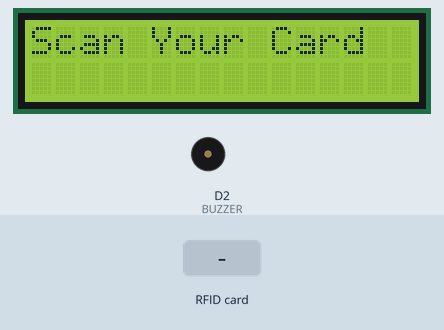
Bench run of a sketch on a simulated ESP8266 (NodeMCU). Parts: 16×2 character LCD, buzzer (waves = sounding, pin HIGH). The test bench sets the inputs (shaded band). WiFi joins after 1.5 s; servers stay silent unless stated; what the sketch prints to the serial monitor is not drawn.

Above: at 2.8 s.
2.9 s: RFID card 5E 7A 19 C4 held to the reader
At 3.08 s:
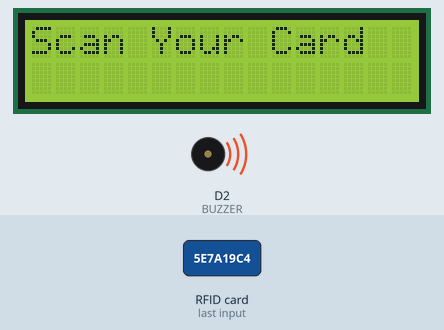
At 4.2 s:
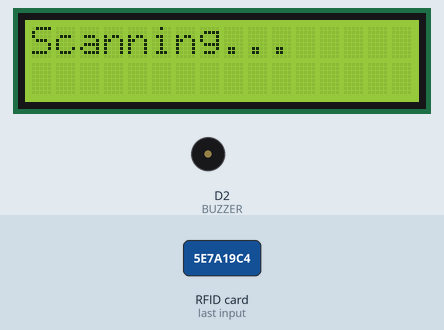
Timing chart, 0 to 5.9 s (numbered marks = the images above; inputs shaded):
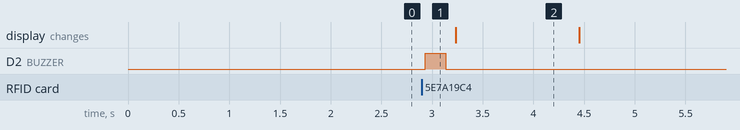

The sketch:

Attendance_GoogleSheets.ino
```cpp
#include <SPI.h>
#include <MFRC522.h>
#include <Arduino.h>
#include <ESP8266WiFi.h>
#include <ESP8266HTTPClient.h>
#include <WiFiClient.h>
#include <WiFiClientSecureBearSSL.h>
#include <Wire.h>
#include <LiquidCrystal_I2C.h> // Include the LiquidCrystal I2C library

//-----------------------------------------
#define RST_PIN  D3
#define SS_PIN   D4
#define BUZZER   D2 // Buzzer connected to GPIO 16 (D2)

// Define I2C address for PCF8574T (adjust if needed)
LiquidCrystal_I2C lcd(0x27, 16, 2); // Change address if necessary

//-----------------------------------------
MFRC522 mfrc522(SS_PIN, RST_PIN);
MFRC522::MIFARE_Key key;
MFRC522::StatusCode status;

//-----------------------------------------
int blockNum = 2;
byte bufferLen = 18;
byte readBlockData[18];

//-----------------------------------------
String card_holder_name;
const String sheet_url = " ";    //Paste your Google sheet URL

//-----------------------------------------
const uint8_t fingerprint[32] = {
  0x1f, 0x97, 0xbf, 0x82, 0x32, 0x49, 0x5f, 0x69,
  0x04, 0x55, 0xc5, 0x3c, 0x33, 0x28, 0x95, 0x00,
  0xb0, 0x24, 0x66, 0x02, 0xb2, 0x0e, 0xc5, 0xdb,
  0x95, 0x77, 0xfd, 0xa9, 0xeb, 0xb6, 0x28, 0x00
};

//-----------------------------------------
#define WIFI_SSID " "       //Enter Your WIFI Username
#define WIFI_PASSWORD " "   //Enter Your WIFI Password

/****************************************************************************************************
 * Buzzer Function
 ****************************************************************************************************/
void beepBuzzer(int duration) {
    digitalWrite(BUZZER, HIGH); // Turn on the buzzer
    delay(duration);              // Wait for the specified duration
    digitalWrite(BUZZER, LOW);   // Turn off the buzzer
}

/****************************************************************************************************
 * setup() function
 ****************************************************************************************************/
void setup() {
    Serial.begin(9600);

    // Initialize the LCD
    lcd.init(); // Use init() instead of begin()
    lcd.backlight(); // Turn on the backlight
    lcd.print("Scan Your Card"); // Initial message

    // WiFi Connectivity
    Serial.println();
    Serial.print("Connecting to AP");

    WiFi.begin(WIFI_SSID, WIFI_PASSWORD);

    while (WiFi.status() != WL_CONNECTED) {
        Serial.print(".");
        delay(200);
    }

    Serial.println("");
    Serial.println("WiFi connected.");

    Serial.println("IP address: ");
    Serial.println(WiFi.localIP());

    pinMode(BUZZER, OUTPUT);
    digitalWrite(BUZZER, LOW); // Ensure buzzer is off initially

    SPI.begin();
}

/****************************************************************************************************
 * loop() function
 ****************************************************************************************************/
void loop() {
    mfrc522.PCD_Init(); // Initialize MFRC522 module

    if (!mfrc522.PICC_IsNewCardPresent()) {
        return; // Exit if no new card is present
    }

    if (!mfrc522.PICC_ReadCardSerial()) {
        return; // Exit if card serial reading failed
    }

    // Buzzer beeps every time a card is scanned
    beepBuzzer(200); // Call beep function with duration of beep

    Serial.println(F("Reading last data from RFID..."));
    ReadDataFromBlock(blockNum, readBlockData);

    // Print the data read from block
    Serial.println();
    Serial.print(F("Last data in RFID:"));
    Serial.print(blockNum);
    Serial.print(F(" --> "));

    for (int j = 0; j < 16; j++) {
        Serial.write(readBlockData[j]);
    }

    Serial.println();

    if (WiFi.status() == WL_CONNECTED) {
        std::unique_ptr<BearSSL::WiFiClientSecure> client(new BearSSL::WiFiClientSecure);
        client->setInsecure();

        // Display "Scanning..." on the LCD while updating
        lcd.clear();          // Clear previous message on the LCD
        lcd.print("Scanning..."); // Show scanning message

        card_holder_name = sheet_url + String((char*)readBlockData);
        card_holder_name.trim();
        Serial.println(card_holder_name);

        HTTPClient https;
        Serial.print(F("READING DATA...\n"));

        if (https.begin(*client, (String)card_holder_name)) {
            Serial.print(F("UPDATING....\n"));

            int httpCode = https.GET();

            if (httpCode > 0) {
                Serial.printf("UPDATED SUCCESSFULLY\n", httpCode);
                lcd.clear(); // Clear previous message on the LCD
                lcd.print("Hey "); // Display greeting message
                lcd.print((char*)readBlockData); // Display name read from RFID card
                lcd.print("!!!"); // Add "!!!" after the name
            } else {
                Serial.printf("[HTTPS] GET... failed, error: %s\n", https.errorToString(httpCode).c_str());
            }

            https.end();
            delay(1000);
        } else {
            Serial.printf("[HTTPS} Unable to connect\n");
        }
    }

    // After processing the card and updating the name,
    // display "Scan Your Card" again.
    lcd.clear(); // Clear previous message on the LCD
    lcd.print("Scan Your Card"); // Display prompt to scan again

    // Allow some time before checking for the next card
    delay(200); // Short delay before next scan
    mfrc522.PICC_HaltA(); // Halt the current card
}

/****************************************************************************************************
 * ReadDataFromBlock() function
 ****************************************************************************************************/
void ReadDataFromBlock(int blockNum, byte readBlockData[]) {
   for (byte i = 0; i < 6; i++) {
       key.keyByte[i] = 0xFF;
   }

   status = mfrc522.PCD_Authenticate(MFRC522::PICC_CMD_MF_AUTH_KEY_A, blockNum, &key, &(mfrc522.uid));

   if (status != MFRC522::STATUS_OK) {
      Serial.print("Authentication failed for Read: ");
      Serial.println(mfrc522.GetStatusCodeName(status));
      return;
   } else {
      Serial.println("Authentication success");
   }

   status = mfrc522.MIFARE_Read(blockNum, readBlockData, &bufferLen);

   if (status != MFRC522::STATUS_OK) {
      Serial.print("Reading failed: ");
      Serial.println(mfrc522.GetStatusCodeName(status));
      return;
   } else {
      Serial.println("Block was read successfully");
   }
}
```

Measured:
- after the input at 2.9 s, D2 (BUZZER): LOW → HIGH at once, → LOW 0.20 s later
- what the display in image 2 shows lasts 1.3 s, from 3.2 s to 4.5 s
